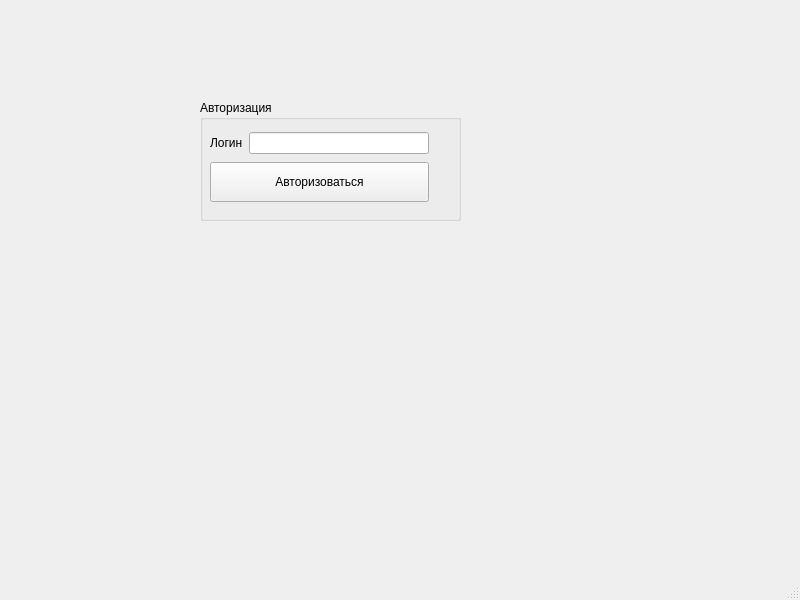
<?xml version="1.0" encoding="UTF-8"?>
<ui version="4.0">
 <class>MainWindow</class>
 <widget class="QMainWindow" name="MainWindow">
  <property name="geometry">
   <rect>
    <x>0</x>
    <y>0</y>
    <width>800</width>
    <height>600</height>
   </rect>
  </property>
  <property name="windowTitle">
   <string>MainWindow</string>
  </property>
  <widget class="QWidget" name="centralwidget">
   <widget class="QGroupBox" name="groupBox">
    <property name="geometry">
     <rect>
      <x>200</x>
      <y>100</y>
      <width>261</width>
      <height>121</height>
     </rect>
    </property>
    <property name="title">
     <string>Авторизация</string>
    </property>
    <widget class="QWidget" name="layoutWidget">
     <property name="geometry">
      <rect>
       <x>10</x>
       <y>30</y>
       <width>219</width>
       <height>75</height>
      </rect>
     </property>
     <layout class="QVBoxLayout" name="verticalLayout">
      <item>
       <layout class="QHBoxLayout" name="horizontalLayout">
        <item>
         <widget class="QLabel" name="label">
          <property name="text">
           <string>Логин</string>
          </property>
         </widget>
        </item>
        <item>
         <widget class="QLineEdit" name="login"/>
        </item>
       </layout>
      </item>
      <item>
       <widget class="QPushButton" name="pushButton">
        <property name="minimumSize">
         <size>
          <width>0</width>
          <height>40</height>
         </size>
        </property>
        <property name="text">
         <string>Авторизоваться</string>
        </property>
       </widget>
      </item>
     </layout>
    </widget>
   </widget>
  </widget>
  <widget class="QMenuBar" name="menubar">
   <property name="geometry">
    <rect>
     <x>0</x>
     <y>0</y>
     <width>800</width>
     <height>22</height>
    </rect>
   </property>
  </widget>
  <widget class="QStatusBar" name="statusbar"/>
 </widget>
 <resources/>
 <connections/>
</ui>
